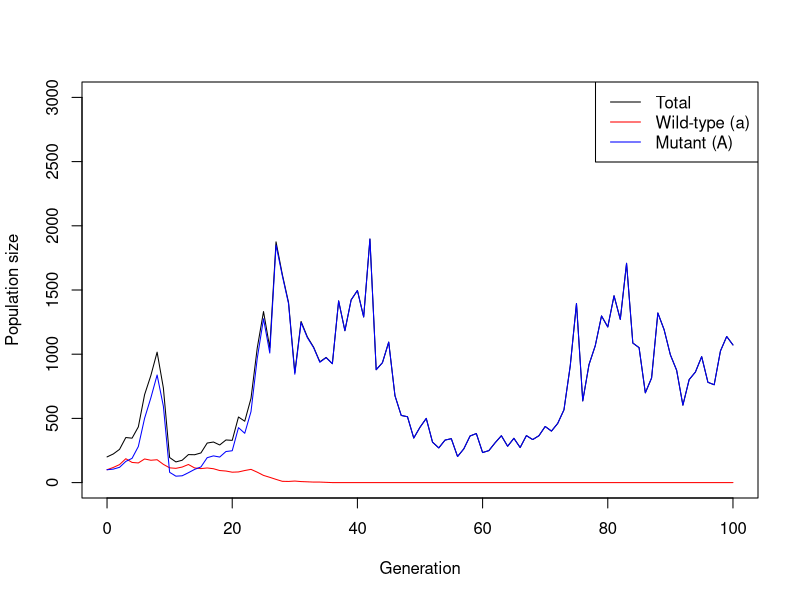
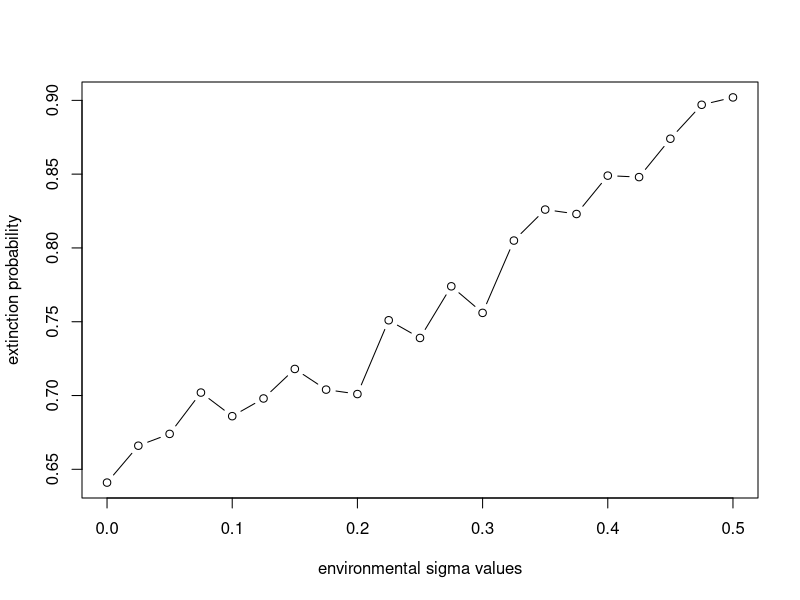
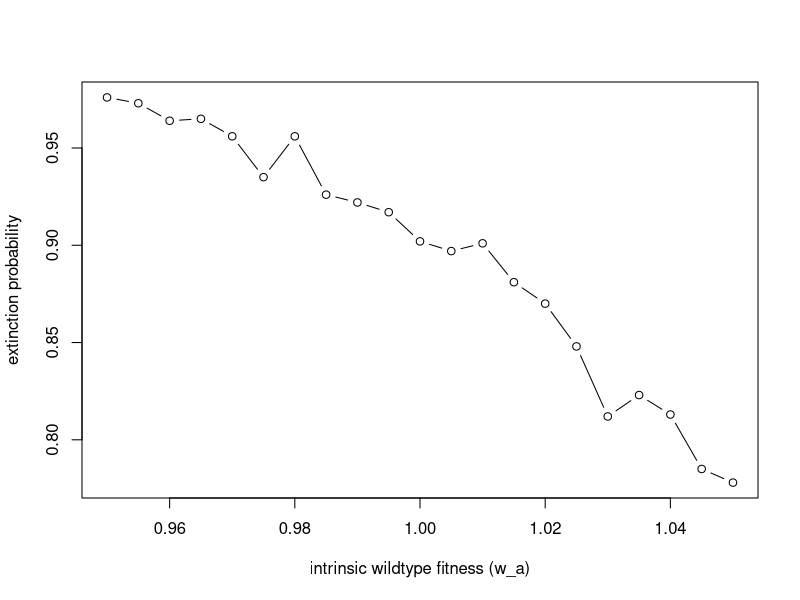
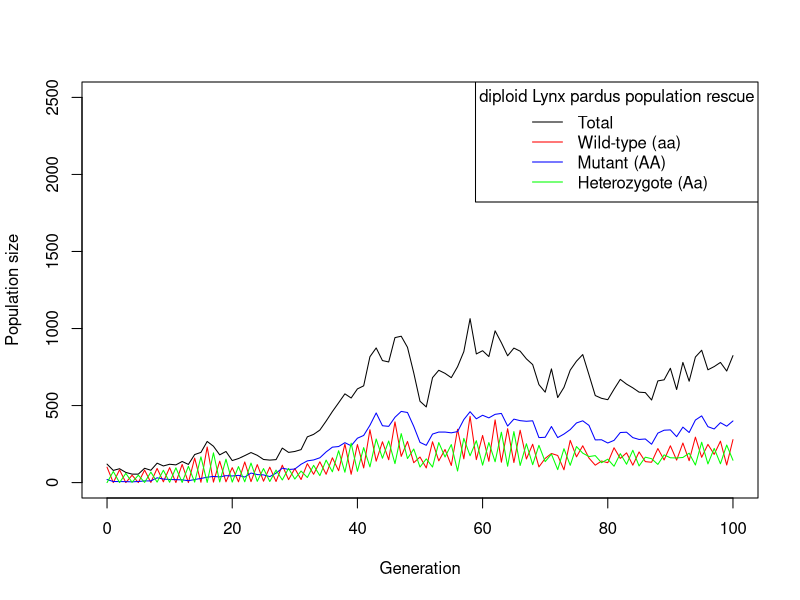
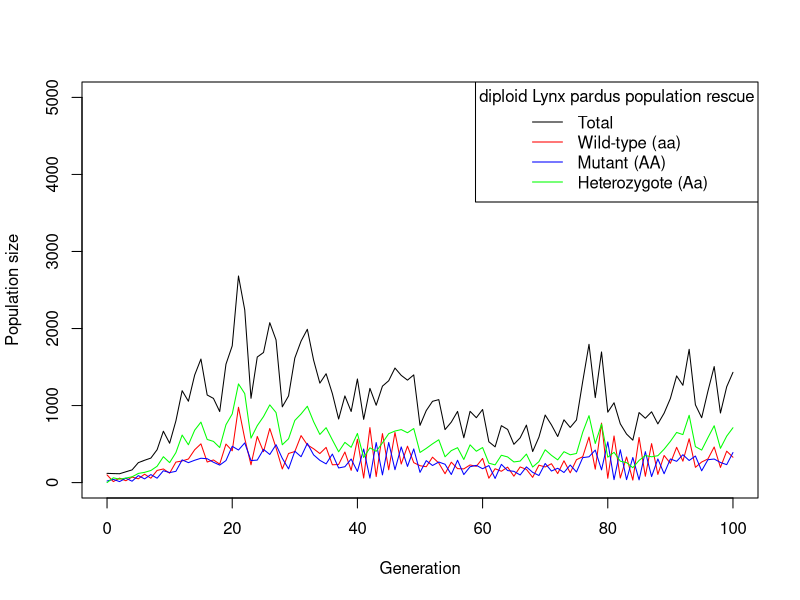
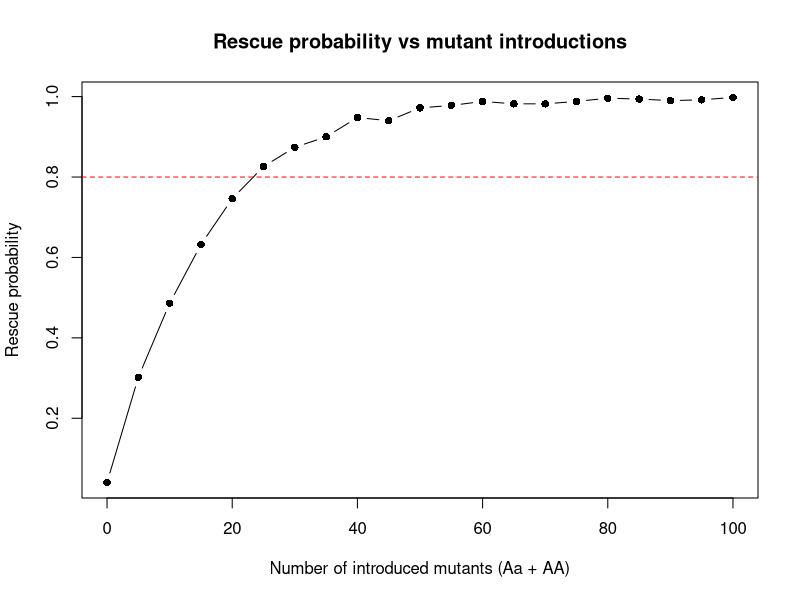

Source code (R) for these figures, in order:
## ---- chunk 1
set.seed(42)

simulate_one_gen1 <- function(N_a, N_A, w_a, w_A,  R_rate, sigma_env_a, sigma_env_A, K, A) {
  # draw offspring according to Poisson distribution
  #N_a1 <- rpois(1, N_a * w_a *max(0,rnorm(1,mean=1,sd=sigma_env_a)))
  
  #N_A1 <- rpois(1, N_A * w_A *max(0,rnorm(1,mean=1,sd=sigma_env_A)))
  # draw new mutants according to Poisson distribution
  #mut_a_to_A <- rpois(1, offsp_a * R_rate)
  
  Ntot <- N_a + N_A # total pop
  
  dens <- max(0, 1 - Ntot / K) # density dependence on total pop. 
  
  allee <- (Ntot / (Ntot + A))^0.5  #Allee effect aff. total pop. 
  
  env_a <- max(0, rnorm(1, mean=1, sd= sigma_env_a))  #env.eff. alr normal dist.
  env_A <- max(0, rnorm(1, mean=1, sd= sigma_env_A))
  
  #r_a <- exp(w_a-(1-N_a/K)*N_a/(N_a+A))   #population growth rates
  #r_A <- exp(w_A-(1-N_A/K)*N_A/(N_A+A))
  
  r_a <- w_a*dens*allee                #corrected pop growth formula
  r_A <- w_A*dens*allee
  
  #r_a <- exp(w_a * (1 - Ntot / K)) * allee
  #r_A <- exp(w_A * (1 - Ntot / K)) * allee
  
  #N_a1 <- rpois(1, N_a*r_a*env_a)     #final step: calc. next generations
  #N_A1 <- rpois(1, N_A*r_A*env_A)
  
  N_a1 <- rpois(1, N_a*r_a*env_a)
  N_A1 <- rpois(1, N_A*r_A*env_A)
  
  # determine new population sizes of wild type and mutant
  #N_a_new <- offsp_a + N_a
  #N_A_new <-  offsp_A + N_A
  
  return(c(N_a1, N_A1))
  return(c(r_a, r_A))
}
# Test the function
print(simulate_one_gen1(100,20,1.01,1.5,0, sigma_env_a = 0.1, sigma_env_A = 0.3, K=5000, A=20))
## ---- chunk 2
set.seed(42)
N_init_a <- 100
N_init_A <- 20
K <- 5000
A <- 20
t_max <- 100

simulate_pop <- function(N_init_a, N_init_A, w_a, w_A, R_rate, t_max, sigma_env_a, sigma_env_A, K, A) {
  # Create the vector in which to save the results
  pop_vector <- c(N_init_a, N_init_A)
  # initiate the variables
  pop_new <- c(N_init_a, N_init_A)
  
  # run the simulation until generation t_max
  for (i in 1:t_max) {
    # redefine the current population one generation later
    pop_new <- simulate_one_gen1(pop_new[1],pop_new[2], w_a, w_A, R_rate, sigma_env_a, sigma_env_A, K, A)
    # add the new population sizes to the output vector
    pop_vector <- rbind(pop_vector,pop_new)
    # condition to stop the simulation before t_max: either the population exceeds 5000 or it goes extinct
    if (pop_new[1]+pop_new[2]==0) break
  }
  
  # define the row and column names of the output vector
  rownames(pop_vector) <- (0:t_max)[1:length(pop_vector[,1])] # note that the vector has to be cut if the simulation stopped early
  colnames(pop_vector) <- c("a","A")
  # return the result
  return(pop_vector)	
}
## ---- chunk 3

# Test the function and plot the result
# set t_max to a value to be used througout
max_gen <- 100
# create your simulation data
output <- simulate_pop(100,100,1.1,1.3,0,max_gen, sigma_env_a=0.1, sigma_env_A=0.3, 5000, 20)
# show the last few lines of the data table
print(tail(output))



# Determine x axis range
x_range <- 0:(nrow(output) - 1)

# Plot total population size
plot(x_range,
     output[,1] + output[,2],
     type = "l",
     ylim = c(0, 3000),
     xlim = c(0, max_gen),
     xlab = "Generation",
     ylab = "Population size")

# Add wild-type individuals (red)
lines(x_range, output[,1], col = "red")

# Add mutant individuals (blue)
lines(x_range, output[,2], col = "blue")

# Optional: add legend
legend("topright",
       legend = c("Total", "Wild-type (a)", "Mutant (A)"),
       col = c("black", "red", "blue"),
       lty = 1)

## ---- chunk 4
set.seed(42)
# Determine how long to run the simulation
t_max <- 20
# Determine the parameter to vary -- here it's w_a
var_sigma <- seq(0, 0.5, by = 0.025)
# compute how many values you are testing
no_var_sigma <- length(var_sigma)

# create array/data frame in which to save the results
arr <- array(NA, dim = c(no_var_sigma,2), dimnames = list(NULL,c("p_ext", "sigma_a"))) 
df <- data.frame(arr)

# # As a reminder: the function above has a bit of a too complex output
# print(simulate_pop(1000,0,1.1,1.2,0.001,tmax, sigma_env_a=0.1, sigma_env_A=0.1))
# 
# # We need only a part of the output -- a) whether or not extinction occurred and b) the frequency at the end
# # All this info is contained in the last line of the table
# tail(simulate_pop(1000,0,1.1,1.2,0.001,tmax, sigma_env_a=0.1, sigma_env_A=0.1),1)
# 
# sim_output_end <- tail(simulate_pop(1000,0,1.1,1.2,0.001,tmax, sigma_env_a=0.1, sigma_env_A=0.1),1)
# print(sim_output_end)
# 
# # this is how to compute whether extinction occurred
# out <- TRUE
# if (sum(sim_output_end)==0)
# {
# out <- FALSE
# }
# print(out)
# 
# # this is how to compute end pop size and end frequency of a
# out <- c(0,0)
# if (sum(sim_output_end)>0)
# {
# end_pop <- sum(sim_output_end)
# end_freq <- sim_output_end[1]/end_pop
# out <- c(end_pop,end_freq)
# }
# print(out)

# Parameters
N0 <- 100
K <- 5000
A <- 20

# Now let's define a function that gives us the output
run_sim_c <- function(N_init_a, N_init_A, w_a, w_A, R_rate, t_max, sigma_env_a, sigma_env_A, K, A)
{
  sim_output_end <- tail(simulate_pop(N_init_a, N_init_A, w_a, w_A, R_rate, t_max, sigma_env_a, sigma_env_A, K, A),1)
  out <- 1
  if (sum(sim_output_end)==0)
  {
    out <- 0
  }
  return(out)
}

# check <- run_sim_c(1000,0,1,1.2,0.001,tmax, sigma_env_a=0.1, sigma_env_A=0.1)
# print(check)

# Now we do this many times per parameter value 
counter <- 1
nrep <- 1000
for (choose_sig in var_sigma) {
  #set.seed(1)
  
  results <- replicate(nrep, run_sim_c(100,0,1.05,1.25,0,t_max, sigma_env_a=choose_sig, sigma_env_A=0.1, 5000, 20))
  # print(results)
  
  ###evaluation of sim_a
  p_success <- mean(results)
  p_fail <- 1-p_success
  sd <- sqrt(p_success*(1-p_success))
  
  
  df[counter,1]<- p_fail
  df[counter,2] <- choose_sig
  counter <- counter + 1
}

plot(df$sigma_a, df$p, type = "b", 
     xlab = "environmental sigma values", 
     ylab = "extinction probability")

## ---- chunk 5
set.seed(42)
# Determine how long to run the simulation
tmax <- 20
# Determine the parameter to vary -- here it's w_a
var_w_a <- seq(0.95, 1.05, by = 0.005)
# compute how many values you are testing
no_var_w_a <- length(var_w_a)

# create array/data frame in which to save the results
arr <- array(NA, dim = c(no_var_w_a,2), dimnames = list(NULL,c("p_ext", "w_a"))) 
df <- data.frame(arr)

# # As a reminder: the function above has a bit of a too complex output
# print(simulate_pop(1000,0,1.1,1.2,0.001,tmax, sigma_env_a=0.1, sigma_env_A=0.1))
# 
# # We need only a part of the output -- a) whether or not extinction occurred and b) the frequency at the end
# # All this info is contained in the last line of the table
# tail(simulate_pop(1000,0,1.1,1.2,0.001,tmax, sigma_env_a=0.1, sigma_env_A=0.1),1)
# 
# sim_output_end <- tail(simulate_pop(1000,0,1.1,1.2,0.001,tmax, sigma_env_a=0.1, sigma_env_A=0.1),1)
# print(sim_output_end)
# 
# # this is how to compute whether extinction occurred
# out <- TRUE
# if (sum(sim_output_end)==0)
# {
# out <- FALSE
# }
# print(out)
# 
# # this is how to compute end pop size and end frequency of a
# out <- c(0,0)
# if (sum(sim_output_end)>0)
# {
# end_pop <- sum(sim_output_end)
# end_freq <- sim_output_end[1]/end_pop
# out <- c(end_pop,end_freq)
# }
# print(out)

# Parameters
N0 <- 100
K <- 5000
A <- 20

# Now let's define a function that gives us the output
run_sim_c <- function(N_init_a, N_init_A, w_a, w_A, R_rate, t_max, sigma_env_a, sigma_env_A, K, A)
{
  sim_output_end <- tail(simulate_pop(N_init_a, N_init_A, w_a, w_A, R_rate, t_max, sigma_env_a, sigma_env_A, K, A),1)
  out <- 1
  if (sum(sim_output_end)==0)
  {
    out <- 0
  }
  return(out)
}

# check <- run_sim_c(1000,0,1,1.2,0.001,tmax, sigma_env_a=0.1, sigma_env_A=0.1)
# print(check)

# Now we do this many times per parameter value 
counter <- 1
nrep <- 1000
for (choose_w_a in var_w_a) {
  #set.seed(1)
  
  results <- replicate(nrep, run_sim_c(100,0,w_a=choose_w_a,1.25,0,tmax, sigma_env_a= 0.3, sigma_env_A=0, K, A))
  # print(results)
  
  ###evaluation of sim
  p_success <- mean(results)
  p_fail <- 1-p_success
  sd <- sqrt(p_success*(1-p_success))
  
  
  df[counter,1]<- p_fail
  df[counter,2] <- choose_w_a
  counter <- counter + 1
}

plot(df$w_a, df$p_ext, type = "b", 
     xlab = "intrinsic wildtype fitness (w_a)", 
     ylab =  "extinction probability")
 

## ---- chunk 6
### how to make the population diploid? 
set.seed(18)

simulation_diploid <- function(N_aa, N_Aa, N_AA, w_a, w_Aa, w_A, R_rate, t_max,
                               sigma_env_a, sigma_env_A, sigma_env_Aa, K, A)
   
  {
  
### define parameters: 
AA <- N_AA
Aa <- N_Aa
aa <- N_aa
w_aa <- 1.1
w_Aa <- 1.25
w_AA <- 1.5
sig_a <- 0.1
sig_Aa <- 0.2
sig_A <- 0.3
Ntot <- N_aa+N_Aa+N_AA
K <- 5000
A <- 20

## define dens value and allee effect
dens <- max(0, 1 - Ntot / K) # densitydependence on total pop. 
allee <- (Ntot / (Ntot + A))^0.5  #Allee effect aff. total pop. 

## define r values
r_a <- w_a*dens*allee               #corrected pop growth formula
r_A <- w_A*dens*allee
r_Aa <- w_Aa*dens*allee

## draw env values
env_a <- max(0, rnorm(1, mean=1, sd= sig_a))  #env.eff. alr normal dist.
env_A <- max(0, rnorm(1, mean=1, sd= sig_A))
env_Aa <- max(0, rnorm(1, mean=1, sd= sig_Aa))

## draw offspring for A and a from Poisson distribution
N_aa <- rpois(1, N_aa*r_a*env_a)
N_AA <- rpois(1, N_AA*r_A*env_A)
N_Aa <- rpois(1, N_Aa*r_Aa*env_Aa)

## calculate total offspring
total_off <- N_aa+N_Aa+N_AA

if (total_off==0) {
  return(c(N_aa=0, N_Aa=0, N_AA=0))
}
  #break

## calculate A and a Alleles
count_A <- N_AA*2+N_Aa
count_a <- N_aa*2+N_Aa

# calculate HW Allele frequencies
pA <- count_A/2*total_off
pa <- count_a/2*total_off

# calculate HW genotype frequencies
probs <- c(pAA= pA^2, pAa= 2*pA*pa, paa= pa^2)



## draw random offspring 
next_gen_diploid <- as.vector(rmultinom(1, size= total_off, prob=probs))
#as.numeric: returns 3x1 matrix drawn from rmultinom as a flat numeric vector
#rmultinom: assigns random value to each of three genotypes according to HW allele probabilities
#like binomial, only for multiple variables

# calculate next gen offspring
N_AA <- next_gen_diploid[1]
N_Aa <- next_gen_diploid[2]
N_aa <- next_gen_diploid[3]

c(pAA=N_AA, pAa=N_Aa, paa=N_aa)
}

simulation_diploid(100, 0, 20, 1.1, 1.2, 1.3, 0, 100, 0.1 ,0.3, 0.2, 5000, 20)

## now we simulate the diploid population
simulate_diploid <- function(N_init_a, N_init_A, N_init_Aa, w_a, w_A, w_Aa, max_gen, t_max, sig_a, sig_A, sig_Aa, K, A) {
  # Create the vector in which to save the results
  pop_vector <- c(N_init_a, N_init_A, N_init_Aa)
  # initiate the variables
  pop_new <- c(N_init_a, N_init_A, N_init_Aa)
  
  # run the simulation until generation t_max
  for (i in 1:t_max) {
    # redefine the current population one generation later
    pop_new <- simulation_diploid(pop_new[1],pop_new[2],pop_new[3], w_a, w_A, w_Aa, R_rate, sig_a, sig_A, sig_Aa, K, A)
    # add the new population sizes to the output vector
    pop_vector <- rbind(pop_vector,pop_new)
    # condition to stop the simulation before t_max: either the population exceeds 5000 or it goes extinct
    if (pop_new[1]+pop_new[2]+pop_new[3]==0) break
  }
  
  # define the row and column names of the output vector
  rownames(pop_vector) <- (0:t_max)[1:length(pop_vector[,1])] # note that the vector has to be cut if the simulation stopped early
  colnames(pop_vector) <- c("AA","Aa", "aa")
  # return the result
  return(pop_vector)	
}


# Test the function and plot the result
# set t_max to a value to be used througout
max_gen <- 100
# create your simulation data
output<- simulate_diploid(100, 20, 0, 1, 1.5, 1.25, 0, max_gen, 0.1, 0.3, sig_Aa=0.2, K=5000, A=20)
# show the last few lines of the data table
print(tail(output))



# Determine x axis range
x_range <- 0:(nrow(output) - 1)

# Plot total population size
plot(x_range,
     output[,1] + output[,2] + output[,3],
     type = "l",
     ylim = c(0, 2500),
     xlim = c(0, max_gen),
     xlab = "Generation",
     ylab = "Population size")

# Add wild-type individuals (red)
lines(x_range, output[,1], col = "red")

# Add mutant individuals (blue)
lines(x_range, output[,2], col = "blue")

# Add heterozygote (green)
lines(x_range,output[,3], col = "green")

# Optional: add legend
legend("topright",
       legend = c("Total", "Wild-type (aa)", "Mutant (AA)", "Heterozygote (Aa)"),
       title = "diploid Lynx pardus population rescue",
       col = c("black", "red", "blue", "green"),
       lty = 1)

## ---- chunk 7
set.seed(1)
simulation_heterozyg <- function(N_aa, N_Aa, N_AA, w_a, w_Aa, R_rate, t_max,
                               sigma_env_a, sigma_env_Aa, K, A)
  
{
  
  ### define parameters: 
  AA <- N_AA
  Aa <- N_Aa
  aa <- N_aa
  w_aa <- 1
  w_Aa <- 1.5
  
  sig_a <- 0.1
  sig_Aa <- 0.3
  
  
  Ntot <- N_aa+N_Aa+N_AA
  K <- 5000
  A <- 20
  
  ## define dens value and allee effect
  dens <- max(0, 1 - Ntot / K) # densitydependence on total pop. 
  allee <- (Ntot / (Ntot + A))^0.5  #Allee effect aff. total pop. 
  
  ## define r values
  r_a <- w_a*dens*allee               #corrected pop growth formula

  r_Aa <- w_Aa*dens*allee
  
  ## draw env values
  env_a <- max(0, rnorm(1, mean=1, sd= sig_a))  #env.eff. alr normal dist.
  
  env_Aa <- max(0, rnorm(1, mean=1, sd= sig_Aa))
  
  ## draw offspring for A and a from Poisson distribution
  N_aa <- rpois(1, N_aa*r_a*env_a)
  N_AA <- rpois(1, N_AA*r_Aa*env_Aa)
  N_Aa <- rpois(1, N_Aa*r_Aa*env_Aa)
  
  ## calculate total offspring
  total_off <- N_aa+N_Aa+N_AA
  
  if (total_off==0) {
    return(c(N_aa=0, N_Aa=0, N_AA=0))
  }
  #break
  
  ## calculate A and a Alleles
  count_A <- N_AA*2+N_Aa
  count_a <- N_aa*2+N_Aa
  
  # calculate HW Allele frequencies
  pA <- count_A/2*total_off
  pa <- count_a/2*total_off
  
  # calculate HW genotype frequencies
  probs <- c(pAA= pA^2, pAa= 2*pA*pa, paa= pa^2)
  
  
  
  ## draw random offspring 
  next_gen_diploid <- as.vector(rmultinom(1, size= total_off, prob=probs))
  #as.numeric: returns 3x1 matrix drawn from rmultinom as a flat numeric vector
  #rmultinom: assigns random value to each of three genotypes according to HW allele probabilities
  #like binomial, only for multiple variables
  
  # calculate next gen offspring
  N_AA <- next_gen_diploid[1]
  N_Aa <- next_gen_diploid[2]
  N_aa <- next_gen_diploid[3]
  
  c(pAA=N_AA, pAa=N_Aa, paa=N_aa)
}

simulation_heterozyg(100, 20, 0, 1, 1.5, 0, 100, 0.1 ,0.3, 5000, 20)

## now we simulate the diploid population
simulate_hz <- function(N_init_a, N_init_A, N_init_Aa, w_a, w_Aa, max_gen, t_max, sig_a, sig_Aa, K, A) {
  # Create the vector in which to save the results
  pop_vector <- c(N_init_a, N_init_A, N_init_Aa)
  # initiate the variables
  pop_new <- c(N_init_a, N_init_A, N_init_Aa)
  
  # run the simulation until generation t_max
  for (i in 1:t_max) {
    # redefine the current population one generation later
    pop_new <- simulation_heterozyg(pop_new[1],pop_new[2],pop_new[3], w_a, w_Aa, R_rate, sig_a, sig_Aa, K, A)
    # add the new population sizes to the output vector
    pop_vector <- rbind(pop_vector,pop_new)
    # condition to stop the simulation before t_max: either the population exceeds 5000 or it goes extinct
    if (pop_new[1]+pop_new[2]+pop_new[3]==0) break
  }
  
  # define the row and column names of the output vector
  rownames(pop_vector) <- (0:t_max)[1:length(pop_vector[,1])] # note that the vector has to be cut if the simulation stopped early
  colnames(pop_vector) <- c("AA","Aa", "aa")
  # return the result
  return(pop_vector)	
}


# Test the function and plot the result
# set t_max to a value to be used througout
max_gen <- 100
# create your simulation data
output<- simulate_hz(100, 0, 20, 1, 1.5, 0, max_gen, 0.1, sig_Aa=0.3, K=5000, A=20)
# show the last few lines of the data table
print(tail(output))



# Determine x axis range
x_range <- 0:(nrow(output) - 1)

# Plot total population size
plot(x_range,
     output[,1] + output[,2] + output[,3],
     type = "l",
     ylim = c(0, 5000),
     xlim = c(0, max_gen),
     xlab = "Generation",
     ylab = "Population size")

# Add wild-type individuals (red)
lines(x_range, output[,1], col = "red")

# Add mutant individuals (blue)
lines(x_range, output[,3], col = "blue")

# Add heterozygote (green)
lines(x_range,output[,2], col = "green")

# Optional: add legend
legend("topright",
       legend = c("Total", "Wild-type (aa)", "Mutant (AA)", "Heterozygote (Aa)"),
       title = "diploid Lynx pardus population rescue",
       col = c("black", "red", "blue", "green"),
       lty = 1)

## ---- chunk 8

set.seed(1)

### --- One-generation simulation --- ###
simulation_diploid <- function(N_aa, N_Aa, N_AA,
                               w_aa, w_Aa, w_AA,
                               sigma_env_aa, sigma_env_Aa, sigma_env_AA,
                               K, A) {
  
  Ntot <- N_aa + N_Aa + N_AA
  if (Ntot <= 0) return(c(AA = 0, Aa = 0, aa = 0))
  
  # Density dependence & Allee effect
  dens  <- max(0, 1 - Ntot / K)
  allee <- (Ntot / (Ntot + A))^0.5
  
  # Environmental noise
  env_aa <- max(0, rnorm(1, mean = 1, sd = sigma_env_aa))
  env_Aa <- max(0, rnorm(1, mean = 1, sd = sigma_env_Aa))
  env_AA <- max(0, rnorm(1, mean = 1, sd = sigma_env_AA))
  
  # Growth rates
  r_aa <- w_aa * dens * allee
  r_Aa <- w_Aa * dens * allee
  r_AA <- w_AA * dens * allee
  
  # Offspring numbers
  N_aa <- rpois(1, N_aa * r_aa * env_aa)
  N_Aa <- rpois(1, N_Aa * r_Aa * env_Aa)
  N_AA <- rpois(1, N_AA * r_AA * env_AA)
  
  total_off <- N_aa + N_Aa + N_AA
  if (total_off == 0) return(c(AA = 0, Aa = 0, aa = 0))
  
  # Allele frequencies
  pA <- (2 * N_AA + N_Aa) / (2 * total_off)
  pa <- 1 - pA
  
  # Genotype frequencies (Hardy-Weinberg)
  probs <- c(AA = pA^2, Aa = 2 * pA * pa, aa = pa^2)
  
  # Next generation (multinomial draw)
  next_gen <- as.vector(rmultinom(1, size = total_off, prob = probs))
  names(next_gen) <- c("AA", "Aa", "aa")
  
  return(next_gen)
}


### --- Full population trajectory --- ###
simulate_population <- function(N_aa0, N_Aa0, N_AA0,
                                w_aa, w_Aa, w_AA,
                                sigma_env_aa, sigma_env_Aa, sigma_env_AA,
                                K, A, t_max = 100) {
  
  pop <- matrix(NA, nrow = t_max, ncol = 3)
  colnames(pop) <- c("AA", "Aa", "aa")
  pop[1, ] <- c(N_AA0, N_Aa0, N_aa0)
  
  for (t in 2:t_max) {
    pop[t, ] <- simulation_diploid(pop[t-1, "aa"], pop[t-1, "Aa"], pop[t-1, "AA"],
                                   w_aa, w_Aa, w_AA,
                                   sigma_env_aa, sigma_env_Aa, sigma_env_AA,
                                   K, A)
    if (sum(pop[t, ]) == 0) break  # extinction
  }
  return(pop[1:t, ])
}


### --- Monte Carlo estimator --- ###
rescue_prob <- function(mutants, N_aa0 = 100,
                        w_aa = 1.1, w_Aa = 1.2, w_AA = 1.3,
                        sigma_env_aa = 0.1, sigma_env_Aa = 0.2, sigma_env_AA = 0.3,
                        K = 5000, A = 20, t_max = 100,
                        nsim = 500, rescue_threshold = 500) {
  
  N_AA0 <- floor(mutants / 2)
  N_Aa0 <- ceiling(mutants / 2)
  
  hits <- replicate(nsim, {
    out <- simulate_population(N_aa0, N_Aa0, N_AA0,
                               w_aa, w_Aa, w_AA,
                               sigma_env_aa, sigma_env_Aa, sigma_env_AA,
                               K, A, t_max)
    any(rowSums(out) >= rescue_threshold)
  })
  mean(hits)
}


### --- Sweep over introductions --- ###
target <- 0.8
mutant_range <- seq(0, 100, by = 5)

res_tab <- data.frame(mutants = mutant_range, p_rescue = NA_real_)

for (i in seq_along(mutant_range)) {
  res_tab$p_rescue[i] <- rescue_prob(mutants = mutant_range[i])
  cat("Mutants:", mutant_range[i], "- P_rescue:", round(res_tab$p_rescue[i], 3), "\n")
}

# Find minimal mutants achieving target probability
cand <- subset(res_tab, p_rescue >= target)
if (nrow(cand) > 0) {
  min_mutants <- min(cand$mutants)
  message(sprintf("Minimal number of mutants for ≥ %.0f%% rescue: %d individuals",
                  target * 100, min_mutants))
} else {
  message("No value reached the 80% rescue threshold. Increase mutant range or adjust parameters.")
}

# Plot results
plot(res_tab$mutants, res_tab$p_rescue, type = "b", pch = 16,
     xlab = "Number of introduced mutants (Aa + AA)",
     ylab = "Rescue probability",
     main = "Rescue probability vs mutant introductions")
abline(h = target, col = "red", lty = 2)

